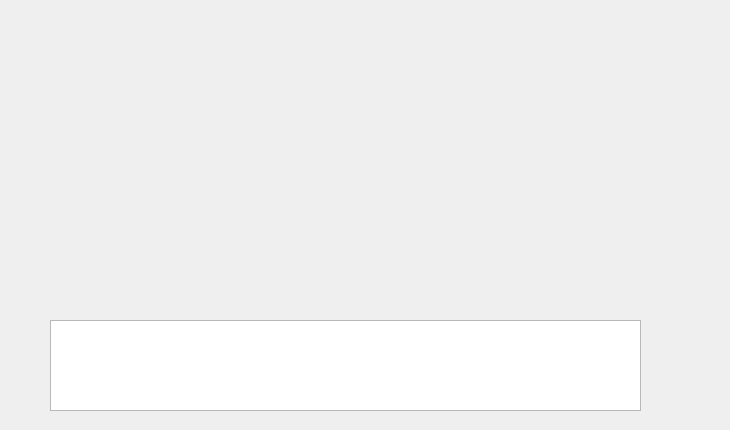
<?xml version="1.0" encoding="UTF-8"?>
<ui version="4.0">
 <class>Widget</class>
 <widget class="QWidget" name="Widget">
  <property name="geometry">
   <rect>
    <x>0</x>
    <y>0</y>
    <width>730</width>
    <height>430</height>
   </rect>
  </property>
  <property name="windowTitle">
   <string>XWidgetsDemo</string>
  </property>
  <widget class="ChatInputEdit" name="plainTextEdit">
   <property name="geometry">
    <rect>
     <x>50</x>
     <y>320</y>
     <width>591</width>
     <height>91</height>
    </rect>
   </property>
  </widget>
 </widget>
 <customwidgets>
  <customwidget>
   <class>ChatInputEdit</class>
   <extends>QPlainTextEdit</extends>
   <header>chatinputedit.h</header>
  </customwidget>
 </customwidgets>
 <resources/>
 <connections/>
</ui>
